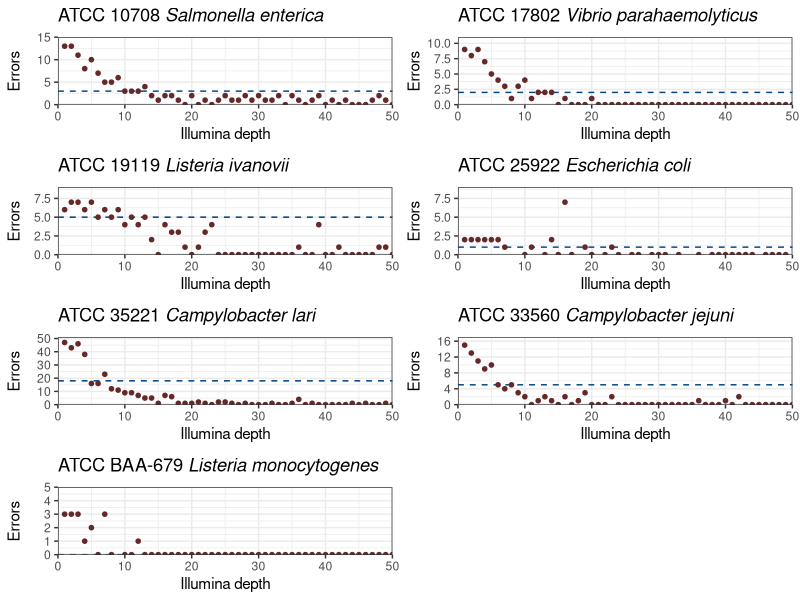
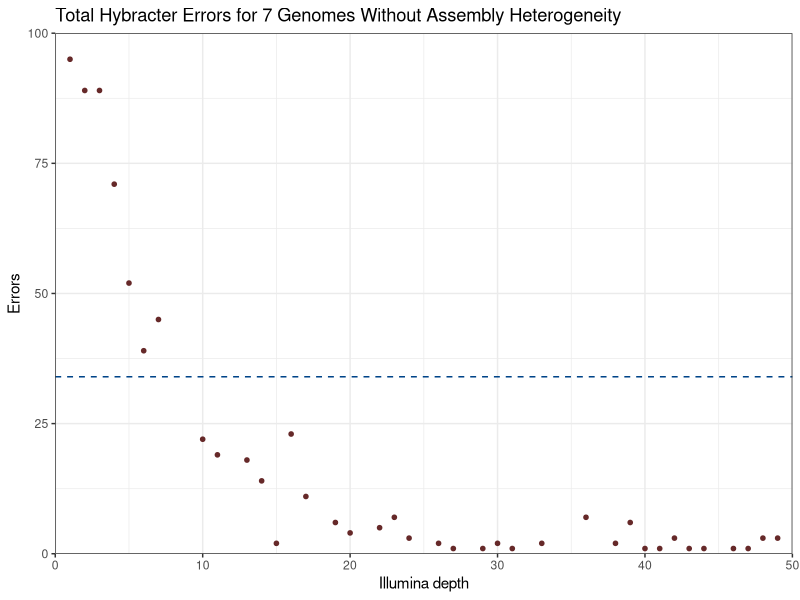
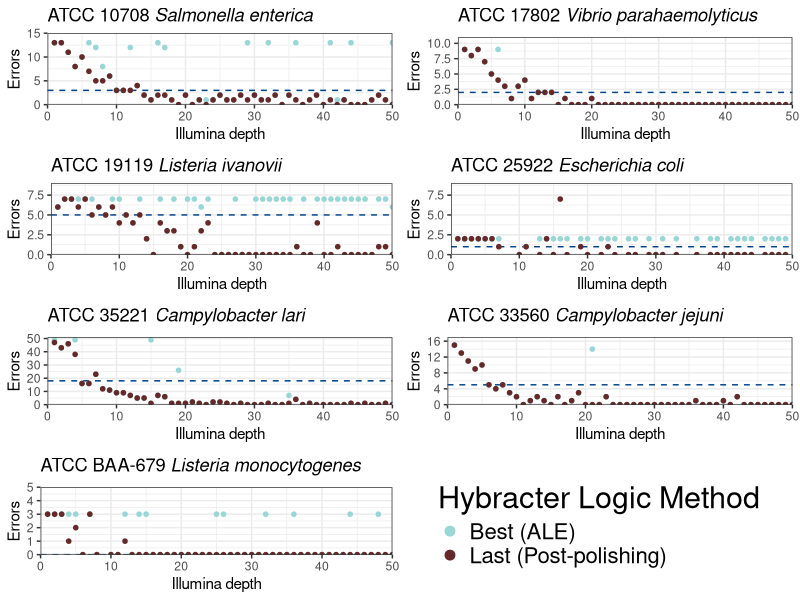

Source code (R) for these figures, in order:
## ---- chunk 1
library(tidyverse)
library(knitr)
library(readr)
library(dplyr)
library(cowplot)

plot_dir <- "plots"
dir.create(plot_dir)

opts_chunk$set(dpi=300, fig.path='plots/', echo=TRUE, dev=c('png','pdf'), warning=FALSE, message=FALSE)
pdf.options(useDingbats = FALSE)
## ---- chunk 2
per_genome_results <- read_delim("results.tsv", delim = "\t", 
                                 escape_double = FALSE, 
                                 trim_ws = TRUE)

'%ni%' <- Negate('%in%')

# due to non-deterministic error in assembly for Listeria 36/50
per_genome_results <- per_genome_results %>%  filter(genome %ni% c("ATCC_35897_Listeria_welshimeri"))

# 13 instances for E coli, 1 for monocytogenes
structural_errors <-  per_genome_results %>% filter(remaining_errors > 50 )

# filter structural errors out

per_genome_results <- per_genome_results %>% filter(remaining_errors < 50 )

## ---- chunk 3



generate_plot <- function(genome_name, long_only_trycycler_threshold, atcc_name,
                          italics_name
                          ) {
  
  ymax <- max(per_genome_results  %>% 
                filter(genome == genome_name) %>%  
                pull(remaining_errors)) + 2
  
  p <- ggplot(per_genome_results %>% 
                filter(polishing == "hybracter_last") %>% 
                filter(genome == genome_name), 
              aes(x=target_illumina_depth, y=remaining_errors ) ) +
    geom_hline(yintercept = long_only_trycycler_threshold, 
               color="#004488", linetype = "dashed") +
    geom_point(color="#662929", size=1.25) + 
    theme_bw() +
    scale_x_continuous(limits = c(0, 50), expand = c(0, 0)) +
    scale_y_continuous(limits = c(0, ymax), expand = c(0, 0)) +
    labs(title= bquote(.(atcc_name) ~ italic(.(italics_name))) , x="Illumina depth", y="Errors")
  
  return(p)
}




## ---- chunk 4

se_plot <- generate_plot("ATCC_10708_Salmonella_enterica", 3, "ATCC 10708", "Salmonella enterica")
vp_plot <- generate_plot("ATCC_17802_Vibrio_parahaemolyticus", 2, "ATCC 17802", "Vibrio parahaemolyticus")
li_plot <- generate_plot("ATCC_19119_Listeria_ivanovii", 5, "ATCC 19119", "Listeria ivanovii")
ec_plot <- generate_plot("ATCC_25922_Escherichia_coli", 1, "ATCC 25922", "Escherichia coli")
cl_plot <- generate_plot("ATCC_35221_Campylobacter_lari", 18, "ATCC 35221", "Campylobacter lari")
cj_plot <- generate_plot("ATCC_33560_Campylobacter_jejuni", 5, "ATCC 33560", "Campylobacter jejuni")
lm_plot <- generate_plot("ATCC_BAA-679_Listeria_monocytogenes", 0, "ATCC BAA-679", "Listeria monocytogenes")


jpeg(file = paste(plot_dir, "SuppFig2.jpeg", sep = "/" ), units = "in", 
     width = 9, 
     height = 16, bg = "transparent", res = 600)


plot_grid(se_plot, vp_plot, 
          li_plot, ec_plot, cl_plot, cj_plot, 
          lm_plot, nrow=4, align = 'hv')
dev.off()



## ---- chunk 5
total_results <- per_genome_results %>%
  filter(polishing == "hybracter_last") %>% 
  group_by(target_illumina_depth) %>%
  summarise(total_hybracter_errors = sum(remaining_errors),
            count = n()) %>% 
  filter(count == 7)

ymax <- 100
  
  
  p <- ggplot(total_results, 
              aes(x=target_illumina_depth, 
                  y=total_hybracter_errors ) ) +
    geom_point(color="#662929", size=1.25) + 
    geom_hline(yintercept = 34, 
               color="#004488", linetype = "dashed") +
    theme_bw() +
    scale_x_continuous(limits = c(0, 50), expand = c(0, 0)) +
    scale_y_continuous(limits = c(0, ymax), expand = c(0, 0)) +
    labs(title= "Total Hybracter Errors for 7 Genomes Without Assembly Heterogeneity", x="Illumina depth", y="Errors")

  jpeg(file = paste(plot_dir, "SuppFig3.jpeg", sep = "/" ), units = "in", 
     width = 9, 
     height = 16, bg = "transparent", res = 600)

  p
  
  dev.off()
  
## ---- chunk 6


generate_comp_plot <- function(df,genome_name, long_only_trycycler_threshold, atcc_name,
                          italics_name, legend_flag
                          ) {
  
  df$polishing <- gsub("hybracter_last", "Last (Post-polishing)", df$polishing)
  df$polishing <- gsub("hybracter_best", "Best (ALE)", df$polishing)
  
  ymax <- max(df  %>% 
                filter(genome == genome_name) %>%  
                pull(remaining_errors)) + 2
  
  p <- ggplot(df %>% 
                filter(genome == genome_name), 
              aes(x=target_illumina_depth, y=remaining_errors, color = polishing ) ) +
    geom_hline(yintercept = long_only_trycycler_threshold, 
               color="#004488", linetype = "dashed") +
    geom_point( size=1.25) + 
    theme_bw() +
    scale_x_continuous(limits = c(0, 50), expand = c(0, 0)) +
    scale_y_continuous(limits = c(0, ymax), expand = c(0, 0)) +
    labs(title= bquote(.(atcc_name) ~ italic(.(italics_name))) , x="Illumina depth", y="Errors") + 
          scale_color_manual(name = "Hybracter Logic Method",
                       labels = c("Best (ALE)", 
                                  "Last (Post-polishing)"),
                       values = c("Best (ALE)" = "#99D6D6", 
                                  "Last (Post-polishing)" = "#662929"))  # Adjust colors as needed
  
    if(legend_flag) {
      p <- p
    } else {
        p <- p + guides(color = FALSE)  # Hide the color legend if legend_flag is FALSE
    }

  
  return(p)
}




## ---- chunk 7

se_plot_w_legend <- generate_comp_plot(per_genome_results, "ATCC_10708_Salmonella_enterica", 3, "ATCC 10708", "Salmonella enterica", TRUE) 

se_plot_w_legend <- se_plot_w_legend + 
  geom_point( size=3) +
          scale_fill_manual(name = "Hybracter Logic Method",
                       labels = c("Best (ALE)", 
                                  "Last (Post-polishing)"),
                       values = c("Best (ALE)" = "#99D6D6", 
                                  "Last (Post-polishing)" = "#662929"))+
  theme(
    legend.title = element_text(size = 22),  # Adjust title size
    legend.text = element_text(size = 16)     # Adjust label size
  ) 

se_plot <- generate_comp_plot(per_genome_results, "ATCC_10708_Salmonella_enterica", 3, "ATCC 10708", "Salmonella enterica", FALSE)

vp_plot <- generate_comp_plot(per_genome_results, "ATCC_17802_Vibrio_parahaemolyticus", 2, "ATCC 17802", "Vibrio parahaemolyticus", FALSE)
li_plot <- generate_comp_plot(per_genome_results, "ATCC_19119_Listeria_ivanovii", 5, "ATCC 19119", "Listeria ivanovii", FALSE)
ec_plot <- generate_comp_plot(per_genome_results, "ATCC_25922_Escherichia_coli", 1, "ATCC 25922", "Escherichia coli", FALSE)
cl_plot <- generate_comp_plot(per_genome_results, "ATCC_35221_Campylobacter_lari", 18, "ATCC 35221", "Campylobacter lari", FALSE)
cj_plot <- generate_comp_plot(per_genome_results, "ATCC_33560_Campylobacter_jejuni", 5, "ATCC 33560", "Campylobacter jejuni", FALSE)
lm_plot <- generate_comp_plot(per_genome_results, "ATCC_BAA-679_Listeria_monocytogenes", 0, "ATCC BAA-679", "Listeria monocytogenes", FALSE)


legend_plot <- cowplot::get_legend(se_plot_w_legend)

grid <- plot_grid(
  se_plot, vp_plot, 
  li_plot, ec_plot, 
  cl_plot, cj_plot, 
  lm_plot, legend_plot, 
  nrow = 4, align = 'hv'
)



jpeg(file = paste(plot_dir, "SuppFig4.jpeg", sep = "/" ), units = "in", 
     width = 9, 
     height = 16, bg = "transparent", res = 600)

grid

dev.off()



